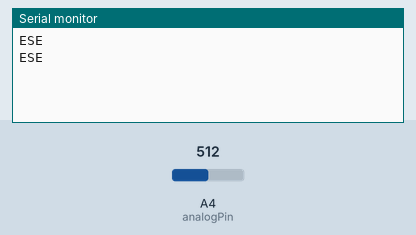
The sketch below on a simulated Arduino Uno, built with avr-gcc and run on an emulated ATmega328P. Shown: the last lines printed to the serial monitor. Inputs (shaded band) come from the test bench; at power-on: A4 (analogPin) = 512.

Above: at 1.8 s.
1.9 s: A4 (analogPin) set to 535
At 2.8 s:
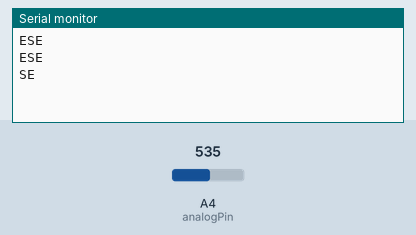
7.5 s: A4 (analogPin) set to 608
At 8.8 s:
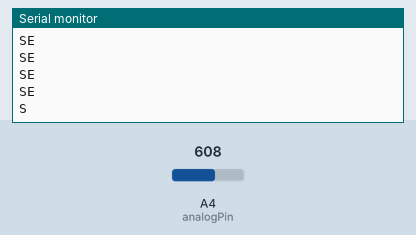
9.0 s: A4 (analogPin) set to 579
At 9.7 s:
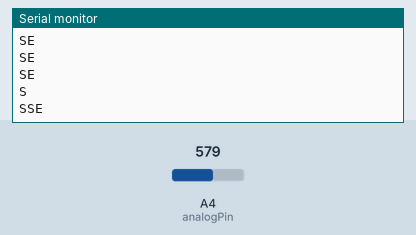
11.5 s: A4 (analogPin) set to 306
At 12.8 s:
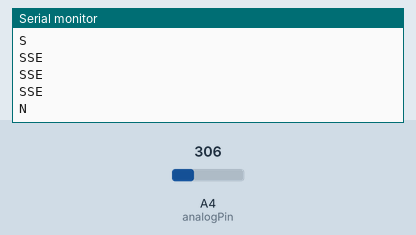
14.5 s: A4 (analogPin) set to 276
At 15.5 s:
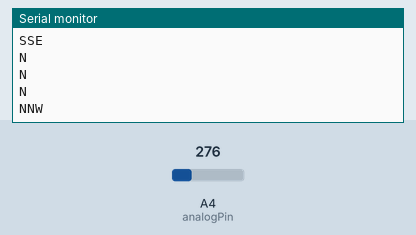

The sketch:

RS485.ino
```cpp
//GND is black
//Vcc is brown
//blue is data-A4 pin
//yellow goes to ground
//0-3v output
//every 1 V change corresponds to 120 deg rotation
//val is the bit number where 1024 bits=5v
//make sure that the serial monitor baud rate is 115200
int analogPin = A4;
int val = 0;
float volt = 0;
void setup() {
  // put your setup code here, to run once:
  Serial.begin(115200);

  //uncomment the line below for Arduino Giga R1, keep commented for UNO
  //analogReadResolution(12);
}

void loop() {
  // put your main code here, to run repeatedly:
  val = analogRead(analogPin);

  //The line below creates a voltage value when using an UNO
  volt = val* .00489;

  //The line below creates a voltage value when using a Giga R1
  //volt = val * (3.3 / 4095.0);
  //one of the above lines should be commented, while the other is not

  //Serial.println(volt);
  if (.09375 <= volt && volt < .28125){
    Serial.println("SSW");
  }
  else if (.28125 <= volt && volt < .46875) {
    Serial.println("SW");
  }
  else if (.46875 <= volt && volt < .65625) {
    Serial.println("WSW");
  }
  else if (.65625 <= volt && volt < .84375) {
    Serial.println("W");
  }
  else if (.84375 <= volt && volt < 1.03125) {
    Serial.println("WNW");
  }
  else if (1.03125 <= volt && volt < 1.21875) {
    Serial.println("NW");
  }
  else if (1.21875 <= volt && volt < 1.40625) {
    Serial.println("NNW");
  }
  else if (1.40625 < volt && volt < 1.59375){
    Serial.println("N");
  }
  else if (1.59375 < volt && volt <= 1.78125) {
    Serial.println("NNE");
  }
  else if (1.78125 <= volt && volt <= 1.96875) {
    Serial.println("NE");
  }
  else if (1.96875 <= volt && volt < 2.15625) {
    Serial.println("ENE");
  }
  else if (2.15625 <= volt && volt < 2.34375) {
    Serial.println("E");
  }
  else if (2.34375 <= volt && volt < 2.53125) {
    Serial.println("ESE");
  }
  else if (2.53125 <= volt && volt < 2.71875) {
    Serial.println("SE");
  }
  else if (2.71875 <= volt && volt < 2.90625) {
    Serial.println("SSE");
  }
  else {
    Serial.println("S");
  }
  //Serial.println(volt);
  delay(1000);
}
```

Measured:
- the behaviour switches between 517 and 518 on A4 (analogPin) (found by bisection; images 0 and 1)
- the behaviour switches between 595 and 594 on A4 (analogPin) (found by bisection; images 2 and 3)
- the behaviour switches between 288 and 287 on A4 (analogPin) (found by bisection; images 4 and 5)
- after the input at 1.9 s, the serial monitor: prints a new line after 0.10 s (image 1)
- after the input at 7.5 s, the serial monitor: prints a new line after 0.50 s (image 2)
- after the input at 9.0 s, the serial monitor: prints a new line at once (image 3)
- after the input at 11.5 s, the serial monitor: prints a new line after 0.50 s (image 4)
- after the input at 14.5 s, the serial monitor: prints a new line after 0.50 s (image 5)
